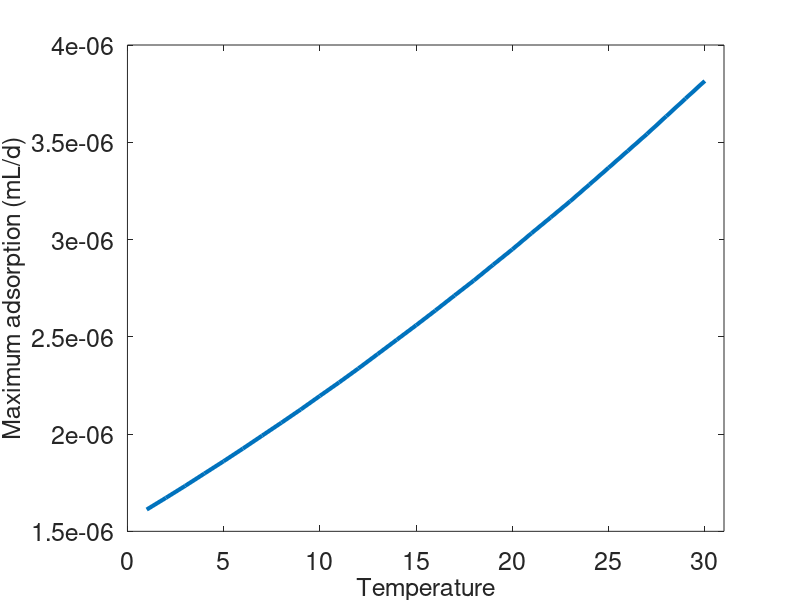

MATLAB code for this plot:
%% A thermal trade-off between viral production and degradation drives phytoplankton-virus population dynamics
% === Code for: ===
% SI Figure 4 -- Biophysical maximum adsorption rate based on Murray and Jackson 1992
% David Demory - Jan 2021

%% Calculus of Murray and Jackson maximum biophysical adsorption.

% Température
T = 1:1:30;    % Celcius
TK = 273.15+T; % Kelvin

% Viscosity
dynVisco = [0.001843,0.001783,0.001726,0.001671,0.001620,0.001571,0.001524,...
    0.001480,0.001438,0.001397,0.001359,0.001322,0.001286,0.001252,0.001220,0.001189,...
    0.001159,0.001131,0.001103,0.001077,0.001051,0.001027,0.001004,0.000981,...
    0.000959,0.000938,0.000918,0.000898,0.000879,0.000861]; %\mu viscosity [ kg/m-s]
eta = dynVisco.*1e-6;

% Botzman constant
Kb = 1.380649*10^-23; % Boltzmann constant [ kg⋅m^2⋅s^−2⋅K^−1 ]
Kb = Kb * 10^12; % Boltzmann constant [ kg⋅micron^2⋅s^−2⋅K^−1 ]

% Radius
d_Micro = 1.5; % μm
r_Micro = d_Micro/2;
d_Virus = 130 * 0.001; % μm
r_Virus = d_Virus/2;

% Einstein formulations for host and viruses
DMicro = (Kb.*TK)./(6*pi*eta*r_Micro);
DVirus = (Kb.*TK)./(6*pi*eta*r_Virus);

% Adsorption
a1 = (4*pi *(DMicro + DVirus).*(r_Micro + r_Virus)); %[um^3 s^-1]
phi_max = a1*(10^-12)*86400; %[mL day^-1]

%% Plot
hfig = figure('color','White');
plot(T,phi_max,'LineWidth',3);
xlabel('Temperature')
ylabel('Maximum adsorption (mL/d)')
xlim([0 31])
set(gca,'FontSize',14)
set(gcf,'Color','white')


% Fontsize
set(findall(gcf,'-property','FontSize'),'FontSize',18)
% Save
print(hfig,'-depsc','-r600','outputs/SI_Figure6_phiMurray.eps')
